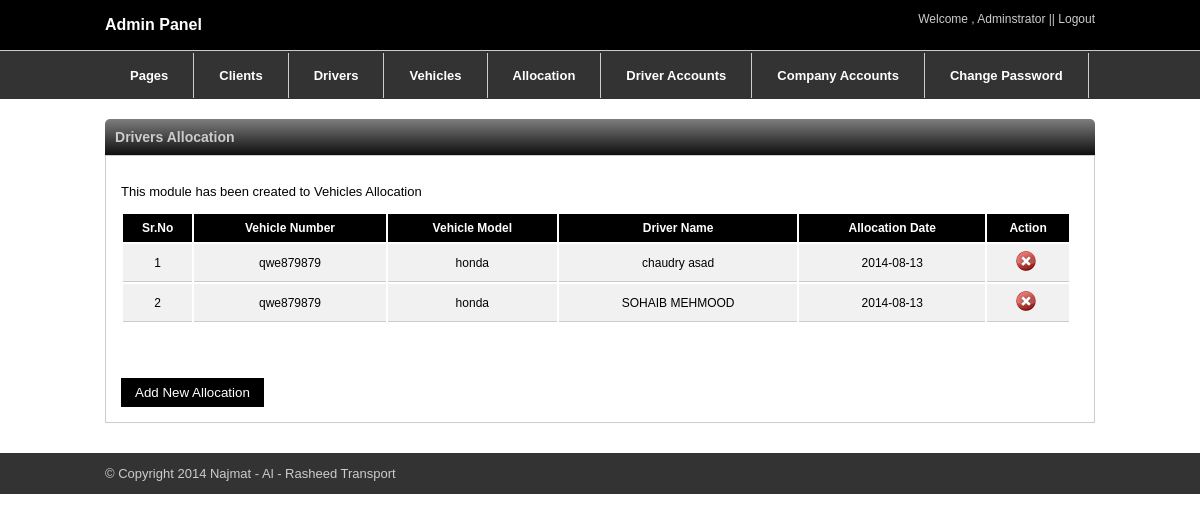
The page /admin/allocation-main.php (signed in) on the database its author committed.
### tables this page shows
CREATE TABLE IF NOT EXISTS `allocation` (
  `id` int(11) NOT NULL AUTO_INCREMENT,
  `vehicle` varchar(255) NOT NULL,
  `vehicle_model` varchar(255) NOT NULL,
  `driver` int(11) NOT NULL,
  `date` date NOT NULL,
  PRIMARY KEY (`id`)
);

CREATE TABLE IF NOT EXISTS `drivers` (
  `id` int(11) NOT NULL AUTO_INCREMENT,
  `finame` varchar(255) NOT NULL,
  `lname` varchar(255) NOT NULL,
  `fname` varchar(255) NOT NULL,
  `cnic` varchar(255) NOT NULL,
  `phone1` varchar(255) NOT NULL,
  `phone2` varchar(255) NOT NULL,
  `address` varchar(255) NOT NULL,
  `lis_no` varchar(255) NOT NULL,
  `lis_exdate` date NOT NULL,
  `visa_no` varchar(255) NOT NULL,
  `visa_exdate` date NOT NULL,
  `pass_no` varchar(255) NOT NULL,
  `pass_exdate` varchar(255) NOT NULL,
  `lab_no` varchar(255) NOT NULL,
  `lab_exdate` date NOT NULL,
  `image` varchar(255) NOT NULL,
  PRIMARY KEY (`id`)
);

### admin/allocation-main.php (the view, shortened to what this page needs)
<?php
include("themes/header.php");
?>
<br />
<div class="container">
<div class="titleheader">
<h3>Drivers Allocation</h3>
</div>
<div class="outer-container">
<p class="text">This module has been created to Vehicles Allocation</p>
<table class="listing" style="width:950px;">
<tr>
<th>Sr.No</th>
<th>Vehicle Number</th>
<th>Vehicle Model</th>
<th>Driver Name</th>
<th>Allocation Date</th>
<th>Action</th>
</tr>
<?php
$max = 10;
if(isset($_GET['pg'])){
$p = $_GET['pg'];
}
else
{
$p = 1;
}
$limits = (int)($p - 1) * $max;
$q1="select * from allocation limit " . $limits . "," . $max;
$result=mysql_query($q1);
if(mysql_num_rows($result)>0)
{
$count=1;
while($row=mysql_fetch_array($result))
{
$d=$row['driver'];
$sq=mysql_query("select * from drivers where id=".$d);
$drow=mysql_fetch_array($sq);
?>
<tr>
<td  align="center"><?php echo $count++; ?></td>
<td><?php echo $row['vehicle'];?></td>
<td><?php echo $row['vehicle_model'];?></td>
<td><?php echo $drow['finame'];?>&nbsp;<?php echo $drow['lname'];?></td>
<td><?php echo $row['date'];?></td>
<td>
<a href="del_allocation.php?id=<?php echo $row['id'];?>" title="Delete"><img src="images/delete.png" alt="DELETE"></a>&nbsp;
</td>
</tr>
<?php }$count++;} ?>
</table>
<div class="pagination">
</div>
<a href="allocation.php"><input type="button" name="sumit" class="add" value="Add New Allocation" ></a>
</div>
</div>
<br />
<br />
<?php include("themes/footer.php"); ?>

### admin/css/style.css (style rules this page uses)
input { outline: none; }
body { margin:0px; padding:0px; }
.container { margin:0 auto; width:990px; }
.titleheader h3 { margin:0px; padding:10px; }
.titleheader { float: left; width: 100%; font-family: arial; font-size: 12px; background: #7d7e7d; background: -moz-linear-gradient(top, #7d7e7d 0%, #0e0e0e 100%); background: -webkit-gradient(linear, left top, left bottom, color-stop(0%,#7d7e7d), color-stop(100%,#0e0e0e)); background: -webkit-linear-gradient(top, #7d7e7d 0%,#0e0e0e 100%); background: -o-linear-gradient(top, #7d7e7d 0%,#0e0e0e 100%); background: -ms-linear-gradient(top, #7d7e7d 0%,#0e0e0e 100%); background: linear-gradient(to bottom, #7d7e7d 0%,#0e0e0e 100%); filter: progid:DXImageTransform.Microsoft.gradient( startColorstr='#7d7e7d', endColorstr='#0e0e0e',GradientType=0 ); border-top-right-radius:5px; border-top-left-radius:5px; color: #ccc; margin-top: 20px; }
.outer-container { float: left; width: 958px; background-color: #fff; border: 1px solid #ccc; padding: 15px; margin-bottom: 20px; }
.text { font-family:arial; font-size:13px; }
th { background-color:#000000; font-family:Arial, Helvetica, sans-serif; color:#fff; font-size:12px; font-weight:bold; padding-top: 7px; padding-bottom: 7px; }
td { font-family: Arial, Helvetica, sans-serif; font-size: 12px; text-align: center; padding-top: 7px; padding-bottom: 7px; border-bottom: 1px solid #ccc; background-color: #f1f1f1; }
.add { background-color: #000; padding: 7px 14px; color: #fff; border: none; margin-top: 20px; }
.pagination { margin: 5px auto; padding: 12px 0; text-align: center; }

### rows shown on the page
allocation: vehicle "qwe879879", vehicle_model "honda", drivers.finame "chaudry", drivers.lname "asad", date "2014-08-13"
allocation: vehicle "qwe879879", vehicle_model "honda", drivers.finame "SOHAIB", drivers.lname "MEHMOOD", date "2014-08-13"
